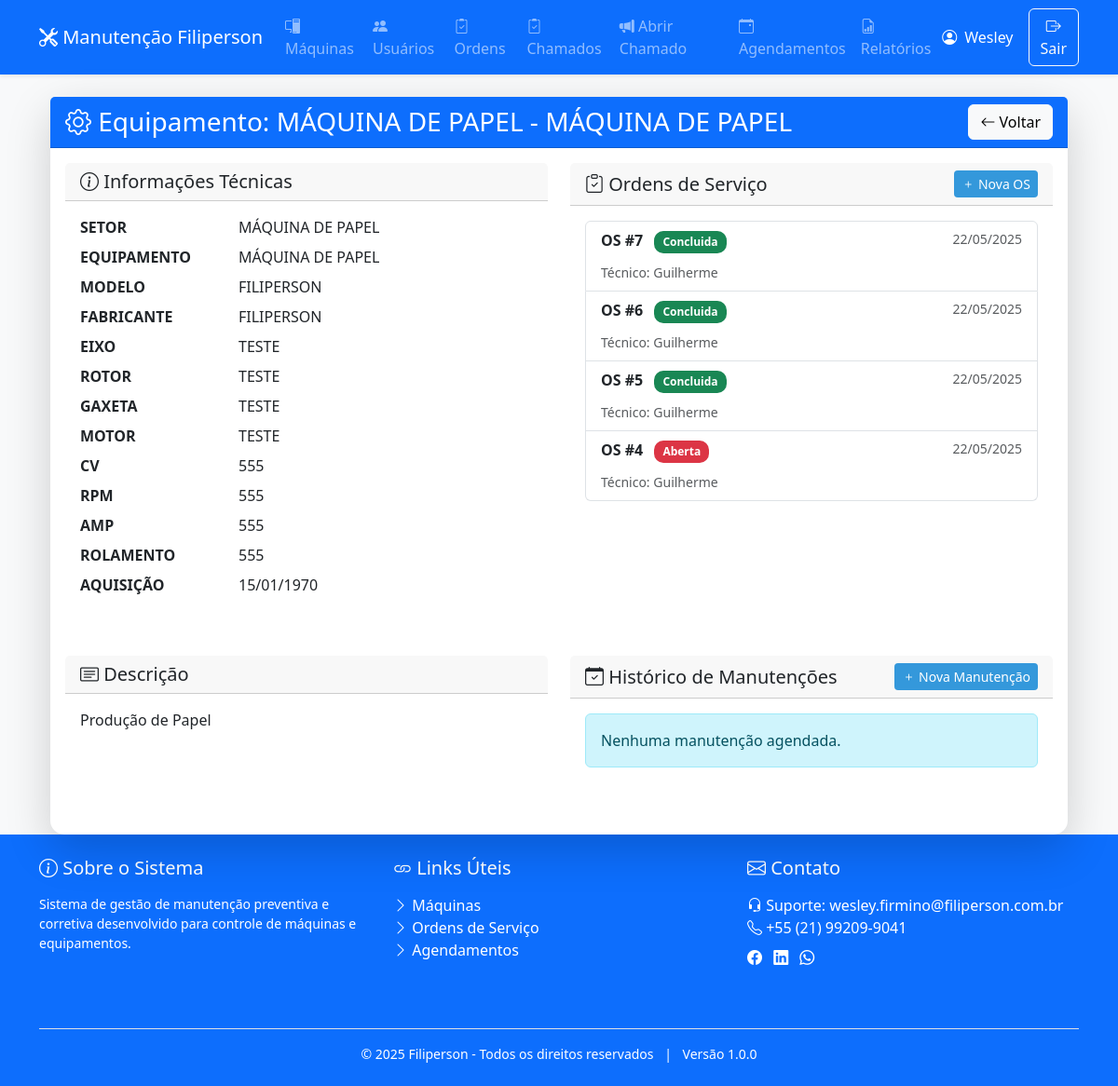
Page /machine_view.php?id=1 (signed in) on the committed database.
### tables this page shows
CREATE TABLE `machines` (
  `id` int NOT NULL AUTO_INCREMENT,
  `name` varchar(100) NOT NULL,
  `model` varchar(50) DEFAULT NULL,
  `manufacturer` varchar(50) DEFAULT NULL,
  `acquisition_date` date DEFAULT NULL,
  `description` text,
  `created_at` datetime DEFAULT CURRENT_TIMESTAMP,
  `sector` varchar(100) NOT NULL,
  `equipment` varchar(100) NOT NULL,
  `axis` varchar(50) DEFAULT NULL,
  `rotor` varchar(50) DEFAULT NULL,
  `gasket` varchar(50) DEFAULT NULL,
  `motor` varchar(50) DEFAULT NULL,
  `hp` varchar(20) DEFAULT NULL,
  `rpm` varchar(20) DEFAULT NULL,
  `amp` varchar(20) DEFAULT NULL,
  `motor_bearing` varchar(50) DEFAULT NULL,
  PRIMARY KEY (`id`)
);

CREATE TABLE `service_orders` (
  `id` int NOT NULL AUTO_INCREMENT,
  `machine_id` int NOT NULL,
  `type` enum('preventiva','corretiva','preditiva') NOT NULL,
  `work_type` varchar(20) NOT NULL,
  `description` text,
  `status` enum('aberta','em_andamento','concluida') DEFAULT 'aberta',
  `scheduled_at` datetime DEFAULT NULL,
  `planned_end_at` datetime DEFAULT NULL COMMENT 'Data/Hora prevista para término da OS',
  `created_at` datetime DEFAULT CURRENT_TIMESTAMP,
  `scheduled_date` date DEFAULT NULL,
  `completed_date` date DEFAULT NULL,
  `user_id` int DEFAULT NULL,
  `requester_name` varchar(255) DEFAULT NULL,
  `department` varchar(100) NOT NULL,
  `priority` enum('baixa','media','alta') DEFAULT 'media',
  PRIMARY KEY (`id`),
  KEY `machine_id` (`machine_id`),
  KEY `user_id` (`user_id`),
  CONSTRAINT `service_orders_ibfk_1` FOREIGN KEY (`machine_id`) REFERENCES `machines` (`id`),
  CONSTRAINT `service_orders_ibfk_2` FOREIGN KEY (`user_id`) REFERENCES `users` (`id`)
);

CREATE TABLE `users` (
  `id` int NOT NULL AUTO_INCREMENT,
  `username` varchar(50) NOT NULL,
  `password` varchar(255) NOT NULL,
  `email` varchar(100) NOT NULL,
  `phone` varchar(20) DEFAULT NULL,
  `role` enum('admin','technician','requester') DEFAULT 'technician',
  `created_at` datetime DEFAULT CURRENT_TIMESTAMP,
  PRIMARY KEY (`id`),
  UNIQUE KEY `username` (`username`)
);

### machine_view.php (the view, shortened to what this page needs)
<?php
$pdo = Database::getInstance();
$machineId = $_GET['id'] ?? null;
try {
    $stmt = $pdo->prepare("SELECT
        id, sector, equipment, model, manufacturer, acquisition_date,
        axis, rotor, gasket, motor, hp, rpm, amp, motor_bearing, description
        FROM machines WHERE id = ?");
    $stmt->execute([$machineId]);
    $machine = $stmt->fetch();
    $orders = $pdo->prepare("SELECT
        o.id, o.type, o.status, o.created_at, o.completed_date,
        u.username as technician
        FROM service_orders o
        LEFT JOIN users u ON o.user_id = u.id
        WHERE o.machine_id = ?
        ORDER BY o.created_at DESC");
    $orders->execute([$machineId]);
    $orders = $orders->fetchAll();
    $maintenance = $pdo->prepare("SELECT
        type, next_date, notes, created_at
        FROM maintenance_schedules
        WHERE machine_id = ?
        ORDER BY next_date DESC");
    $maintenance->execute([$machineId]);
    $maintenance = $maintenance->fetchAll();
} catch (PDOException $e) {
    die("Erro ao carregar equipamento: " . $e->getMessage());
}
include 'header.php';
?>
<div class="container">
    <div class="card shadow-lg mt-4">
        <div class="card-header bg-primary text-white">
            <div class="d-flex justify-content-between align-items-center">
                <h3 class="mb-0">
                    <i class="bi bi-gear"></i> Equipamento: <?= htmlspecialchars($machine['sector']) ?> - <?= htmlspecialchars($machine['equipment']) ?>
                </h3>
                <a href="machines.php" class="btn btn-light">
                    <i class="bi bi-arrow-left"></i> Voltar
                </a>
            </div>
        </div>
        <div class="card-body">
            <div class="row">
                <div class="col-md-6">
                    <div class="card mb-4">
                        <div class="card-header">
                            <h5 class="mb-0"><i class="bi bi-info-circle"></i> Informações Técnicas</h5>
                        </div>
                        <div class="card-body">
                            <dl class="row">
                                <dt class="col-sm-4">SETOR</dt>
                                <dd class="col-sm-8"><?= htmlspecialchars($machine['sector']) ?></dd>
                                <dt class="col-sm-4">EQUIPAMENTO</dt>
                                <dd class="col-sm-8"><?= htmlspecialchars($machine['equipment']) ?></dd>
                                <dt class="col-sm-4">MODELO</dt>
                                <dd class="col-sm-8"><?= htmlspecialchars($machine['model']) ?></dd>
                                <dt class="col-sm-4">FABRICANTE</dt>
                                <dd class="col-sm-8"><?= htmlspecialchars($machine['manufacturer']) ?></dd>
                                <dt class="col-sm-4">EIXO</dt>
                                <dd class="col-sm-8"><?= htmlspecialchars($machine['axis'] ?? 'N/A') ?></dd>
                                <dt class="col-sm-4">ROTOR</dt>
                                <dd class="col-sm-8"><?= htmlspecialchars($machine['rotor'] ?? 'N/A') ?></dd>
                                <dt class="col-sm-4">GAXETA</dt>
                                <dd class="col-sm-8"><?= htmlspecialchars($machine['gasket'] ?? 'N/A') ?></dd>
                                <dt class="col-sm-4">MOTOR</dt>
                                <dd class="col-sm-8"><?= htmlspecialchars($machine['motor'] ?? 'N/A') ?></dd>
                                <dt class="col-sm-4">CV</dt>
                                <dd class="col-sm-8"><?= htmlspecialchars($machine['hp'] ?? 'N/A') ?></dd>
                                <dt class="col-sm-4">RPM</dt>
                                <dd class="col-sm-8"><?= htmlspecialchars($machine['rpm'] ?? 'N/A') ?></dd>
                                <dt class="col-sm-4">AMP</dt>
                                <dd class="col-sm-8"><?= htmlspecialchars($machine['amp'] ?? 'N/A') ?></dd>
                                <dt class="col-sm-4">ROLAMENTO</dt>
                                <dd class="col-sm-8"><?= htmlspecialchars($machine['motor_bearing'] ?? 'N/A') ?></dd>
                                <dt class="col-sm-4">AQUISIÇÃO</dt>
                                <dd class="col-sm-8"><?= date('d/m/Y', strtotime($machine['acquisition_date'])) ?></dd>
                            </dl>
                        </div>
                    </div>
                </div>
                <div class="col-md-6">
                    <div class="card mb-4">
                        <div class="card-header">
                            <div class="d-flex justify-content-between align-items-center">
                                <h5 class="mb-0"><i class="bi bi-clipboard-check"></i> Ordens de Serviço</h5>
                                <a href="order_create.php?machine_id=<?= $machineId ?>" class="btn btn-sm btn-primary">
                                    <i class="bi bi-plus"></i> Nova OS
                                </a>
                            </div>
                        </div>
                        <div class="card-body">
                            <?php if (empty($orders)): ?>
                                <div class="alert alert-info">Nenhuma ordem de serviço registrada.</div>
                            <?php else: ?>
                                <div class="list-group">
                                    <?php foreach ($orders as $order): ?>
                                        <a href="order_view.php?id=<?= $order['id'] ?>"
                                           class="list-group-item list-group-item-action">
                                            <div class="d-flex justify-content-between">
                                                <div>
                                                    <strong>OS #<?= $order['id'] ?></strong>
                                                    <span class="badge bg-<?= match($order['status']) {
                                                        'aberta' => 'danger',
                                                        'em_andamento' => 'warning',
                                                        'concluida' => 'success',
                                                        default => 'secondary'
                                                    } ?> ms-2">
                                                        <?= ucfirst(str_replace('_', ' ', $order['status'])) ?>
                                                    </span>
                                                </div>
                                                <small class="text-muted">
                                                    <?= date('d/m/Y', strtotime($order['created_at'])) ?>
                                                </small>
                                            </div>
                                            <div class="mt-2">
                                                <small class="text-muted">
                                                    Técnico: <?= $order['technician'] ?? 'Não atribuído' ?>
                                                </small>
                                            </div>
                                        </a>
                                    <?php endforeach; ?>
                                </div>
                            <?php endif; ?>
                        </div>
                    </div>
                </div>
            </div>
            <div class="row">
                <div class="col-md-6">
                    <div class="card mb-4">
                        <div class="card-header">
                            <h5 class="mb-0"><i class="bi bi-card-text"></i> Descrição</h5>
                        </div>
                        <div class="card-body">
                            <?= nl2br(htmlspecialchars($machine['description'] ?? 'Sem descrição adicional')) ?>
                        </div>
                    </div>
                </div>
                <div class="col-md-6">
                    <div class="card mb-4">
                        <div class="card-header">
                            <div class="d-flex justify-content-between align-items-center">
                                <h5 class="mb-0"><i class="bi bi-calendar-check"></i> Histórico de Manutenções</h5>
                                <a href="order_create.php?machine_id=<?= $machineId ?>" class="btn btn-sm btn-primary">
                                    <i class="bi bi-plus"></i> Nova Manutenção
                                </a>
                            </div>
                        </div>
                        <div class="card-body">
                            <?php if (empty($maintenance)): ?>
                                <div class="alert alert-info">Nenhuma manutenção agendada.</div>
                            <?php endif; ?>
                        </div>
                    </div>
                </div>
            </div>
        </div>
    </div>
</div>
<?php include 'footer.php'; ?>

### styles.css (style rules this page uses)
:root { --primary-color: #2c3e50; --secondary-color: #3498db; --success-color: #27ae60; --warning-color: #f1c40f; --danger-color: #e74c3c; }
body { background-color: #f8f9fa; min-height: 100vh; }
.card { border: none; border-radius: 15px; transition: transform 0.3s ease; }
.badge { padding: 0.5em 0.75em; border-radius: 10px; }
.btn-primary { background-color: var(--secondary-color); border: none; }

### rows in the picture
machines: sector "MÁQUINA DE PAPEL", equipment "MÁQUINA DE PAPEL", model "FILIPERSON", manufacturer "FILIPERSON", axis "TESTE", rotor "TESTE", gasket "TESTE", motor "TESTE", hp "555", rpm "555", amp "555", motor_bearing "555", acquisition_date "15/01/1970", description "Produção de Papel"
service_orders: id "7", status "Concluida", created_at "22/05/2025", user.username "Guilherme"
service_orders: id "6", status "Concluida", created_at "22/05/2025", user.username "Guilherme"
service_orders: id "5", status "Concluida", created_at "22/05/2025", user.username "Guilherme"
service_orders: id "4", status "Aberta", created_at "22/05/2025", user.username "Guilherme"

### other values in the picture
$_SESSION['username'] "Wesley"
